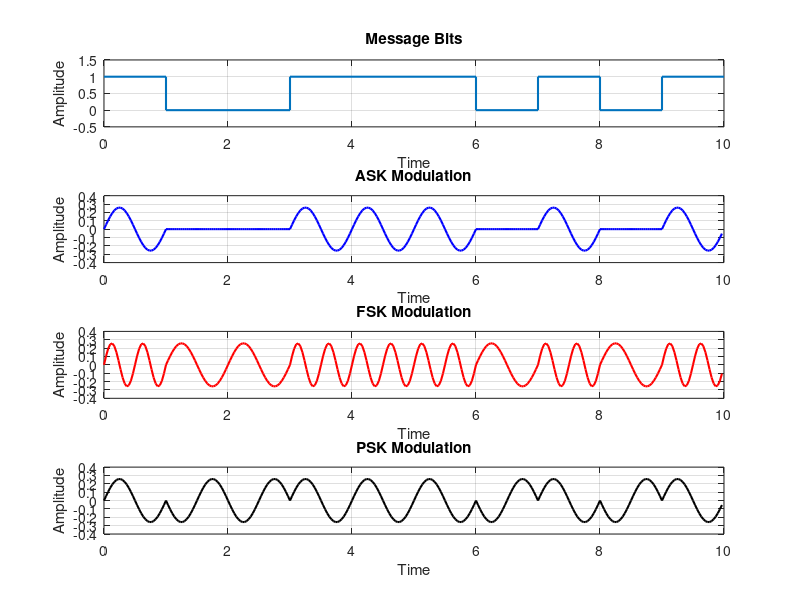

This chart was generated by the following MATLAB code:
clc;            % Clear command window
close all;      % Close all open figures
clear all;      % Clear all variables from the workspace

n = 10;         % Number of bits
b = [1 0 0 1 1 1 0 1 0 1];  % Binary message sequence
f1 = 1;         % Frequency for modulation when bit is 0
f2 = 2;         % Frequency for modulation when bit is 1
t = 0:1/30:1-1/30;  % Time vector with a sampling frequency of 30 Hz

% ASK Modulation
sa1 = sin(2*pi*f1*t);  % Sinusoidal signal for bit 1
E1 = sum(sa1.^2);      % Energy normalization
sa1 = sa1/sqrt(E1);     % Normalize the signal to have unit energy
sa0 = 0*sin(2*pi*f1*t); % Signal for bit 0 (zero amplitude)

% FSK Modulation
sf0 = sin(2*pi*f1*t);  % Signal for bit 0
E0 = sum(sf0.^2);      % Energy normalization
sf0 = sf0/sqrt(E0);     % Normalize the signal to have unit energy
sf1 = sin(2*pi*f2*t);   % Signal for bit 1
E1 = sum(sf1.^2);       % Energy normalization
sf1 = sf1/sqrt(E1);     % Normalize the signal to have unit energy

% PSK Modulation
sp = sin(2*pi*f1*t);    % Sinusoidal signal for bit 1
E1 = sum(sp.^2);        % Energy normalization
sp0 = -sin(2*pi*f1*t)/sqrt(E1);  % Signal for bit 0 with a 180-degree phase shift
sp1 = sin(2*pi*f1*t)/sqrt(E1);   % Signal for bit 1

% MODULATION
ask = []; psk = []; fsk = [];
for i = 1:n
    if b(i) == 1
        ask = [ask sa1];  % Append signal for bit 1 to ASK modulation sequence
        psk = [psk sp1];  % Append signal for bit 1 to PSK modulation sequence
        fsk = [fsk sf1];  % Append signal for bit 1 to FSK modulation sequence
    else
        ask = [ask sa0];  % Append signal for bit 0 to ASK modulation sequence
        psk = [psk sp0];  % Append signal for bit 0 to PSK modulation sequence
        fsk = [fsk sf0];  % Append signal for bit 0 to FSK modulation sequence
    end
end

figure(1)
subplot(411)
stairs(0:10, [b(1:10) b(10)], 'linewidth', 1.5)
axis([0 10 -0.5 1.5])
title('Message Bits'); grid on
xlabel('Time');
ylabel('Amplitude')

subplot(412)
tb = 0:1/30:10-1/30;
plot(tb, ask(1:10*30), 'b', 'linewidth', 1.5)
title('ASK Modulation'); grid on
xlabel('Time');
ylabel('Amplitude')

subplot(413)
plot(tb, fsk(1:10*30), 'r', 'linewidth', 1.5)
title('FSK Modulation'); grid on
xlabel('Time');
ylabel('Amplitude')

subplot(414)
plot(tb, psk(1:10*30), 'k', 'linewidth', 1.5)
title('PSK Modulation'); grid on
xlabel('Time');
ylabel('Amplitude')
